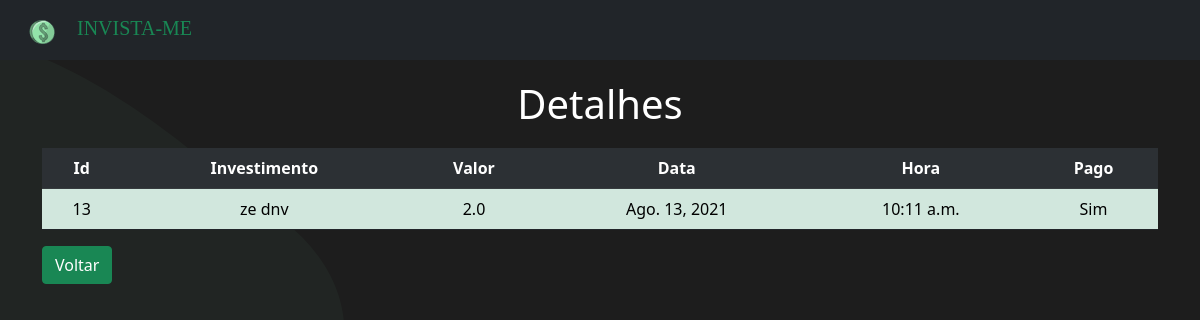
Screenshot of /detalhes/13 with the database file from the repository.
### invistame/models.py (models this page shows)
class Investimento(models.Model):
    investimento = models.TextField(max_length=200)
    valor = models.FloatField(max_length=9)
    pago = models.BooleanField(default=False)
    data = models.DateField(default=datetime.now)
    hora = models.TimeField(default=time.strftime('%H:%M', time.localtime()))

### invistame/views.py (the view)
# urls.py: path('detalhes/<int:id_investimento>', views.detalhes, name='detalhes'),
def detalhes(request, id_investimento):
    dados = {
        'dados': Investimento.objects.get(pk=id_investimento)
    }
    return render(request, 'investimentos/detalhes.html', dados)

### invistame/templates/investimentos/detalhes.html (shortened to what this page needs)
{% extends 'base.html' %}
{% block content %}
<div class="container" style="margin-top: 20px;">
    <h1 style="text-align: center; color: white;">Detalhes</h1>
    <table class='table table-success table-hover table-striped border-dark ' style="margin-top: 20px;">
        <tr style="text-align: center; margin-top: 20px;" class="table-dark">
            <th>Id</th>
            <th>Investimento</th>
            <th>Valor</th>
            <th>Data</th>
            <th>Hora</th>
            <th>Pago</th>
        </tr>
        <tr style="text-align: center;">
            <td>{{dados.id}}</td>
            <td>{{dados.investimento}}</td>
            <td>{{dados.valor}}</td>
            <td>{{dados.data}}</td>
            <td>{{dados.hora}}</td>
            {% if dados.pago %}
            <td>Sim</td>
            {% else %}
            <td>Não</td>
            {% endif %}
        </tr>
    </table>
    <button class="btn btn-success"><a style="color: white;text-decoration: none;"
            href="{% url 'listagem' %}">Voltar</a></button>
</div>
{% endblock %}

### invistame/static/css/styles.css (style rules this page uses)
body { background: url("/static/img/page.svg"); background-repeat: no-repeat; background-size: cover; position: relative; height: 100vh; width: 100vw; }

### rows the page displays
Investimento: id "13", investimento "ze dnv", valor "2.0", data "Ago. 13, 2021", hora "10:11 a.m."
